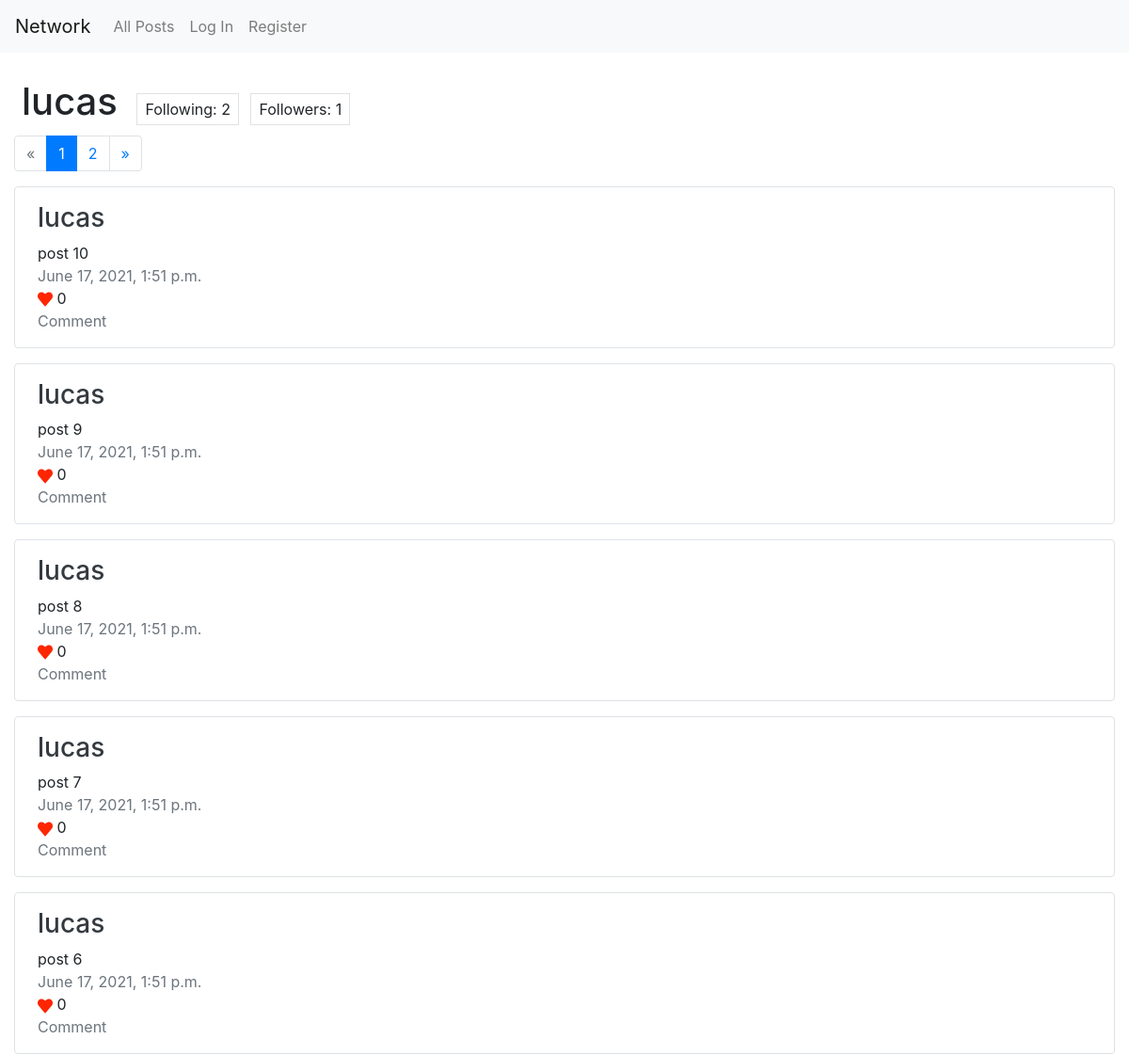
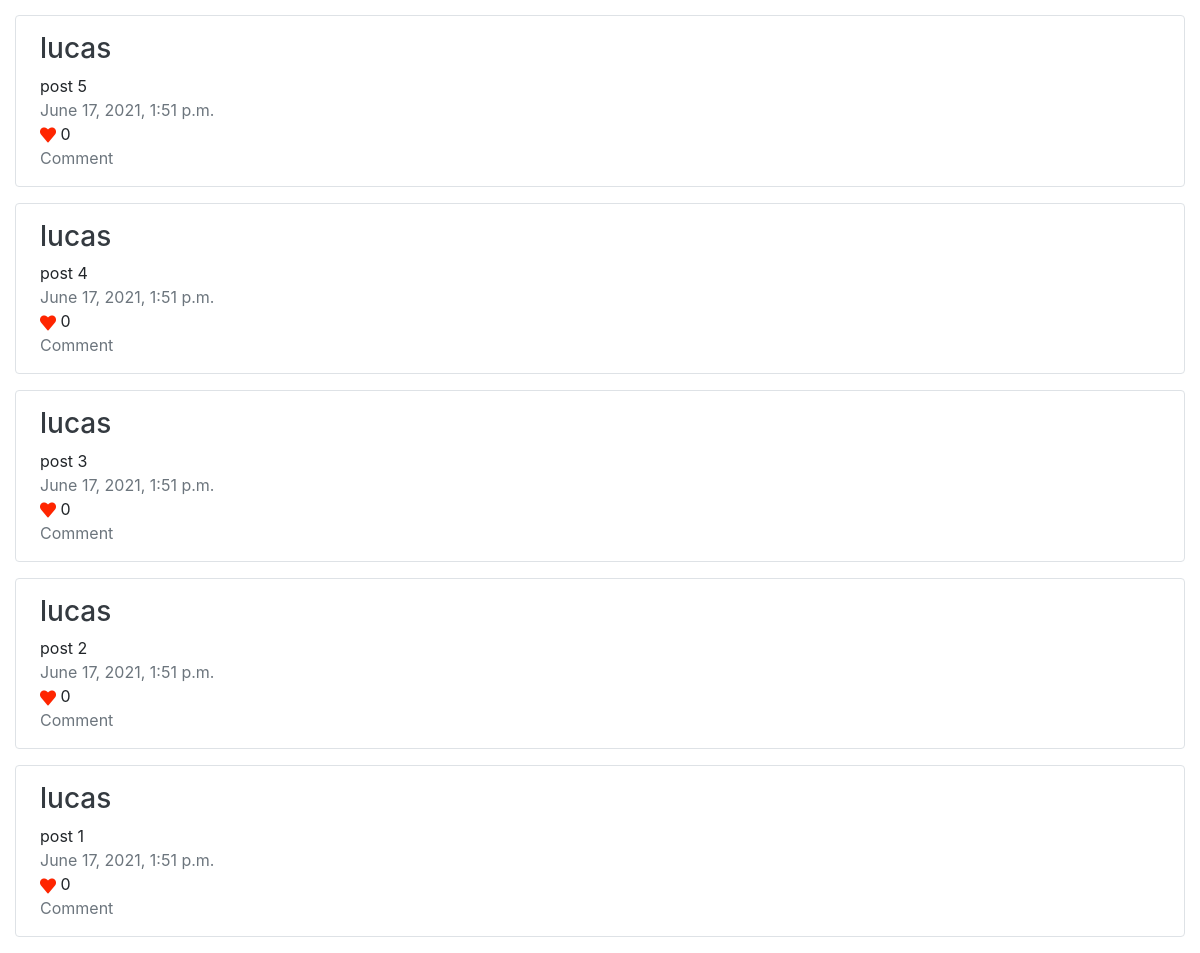
The app's page /profile/lucas?page=1 with its own data (2 pictures, top to bottom).
### network/models.py (models this page shows)
class User(AbstractUser):
    followers = models.ManyToManyField('self', symmetrical=False, blank=True)
    def count_followers(self):
        return self.followers.count()
    def count_following(self):
        return User.objects.filter(followers=self).count()

class Post(models.Model):
    creator = models.ForeignKey(User, on_delete=models.CASCADE, related_name="posts")
    content = models.CharField(max_length=512)
    timestamp = models.DateTimeField(auto_now_add=True)
    likers = models.ManyToManyField(User, related_name="posts_liked", blank=True)

### network/views.py (the view)
# urls.py: path("profile/<str:username>", views.profile, name="profile"),
def profile(request, username):
    try:
        user = User.objects.get(username=username)
    except User.DoesNotExist:
        raise Http404("User does not exist")
    followers_count = user.count_followers()
    following_count = user.count_following()
    follow_btn_html = "Follow"
    if request.user in user.followers.all():
        follow_btn_html = "Unfollow"
    response = paginate("profile", request.GET.get('page'), user=user)
    if "url_redirect" in response:
        return redirect(response["url_redirect"])
    elif "error" in response:
        raise Http404("Page does not exist")
    return render(request, "network/profile.html", {
        "posts": response["posts"],
        "page_number": response["page_number"],
        "paginator": response["paginator"],
        "page": response["page"],
        "followers_count": followers_count,
        "following_count": following_count,
        "follow_btn_html": follow_btn_html,
        "profile_user": user,
        "route_name": "profile"
    })

### network/util.py (called while the page is built, shortened)
def paginate(route_name, p_nmbr_str, user=None):
    if route_name == "index":
        posts = Post.objects.all().order_by("-timestamp")
    elif route_name == "profile":
        posts = Post.objects.filter(creator=user).order_by("-timestamp")
    elif route_name == "following":
        followed = User.objects.filter(followers=user)
        posts = Post.objects.filter(creator__in=followed).order_by("-timestamp")
    paginator = Paginator(posts, 10)
    try:
        page_number = int(p_nmbr_str)
        page = paginator.page(page_number)
    except ValueError:
        return {"error": "Page does not exist"}
    except EmptyPage:
        return {"error": "Page does not exist"}
    return {
        "paginator": paginator,
        "page_number": page_number,
        "posts": page.object_list,
        "page":page,
    }

### network/templates/network/profile.html (shortened to what this page needs)
{% extends "network/layout.html" %}
{% block body %}
    <div class="container-fluid mt-4">
        <div class="d-inline-block px-2 py-1">
            <h1 id="username" data-user_id="{{profile_user.id}}">{{profile_user.username}}</h1>
        </div>
        <div class="d-inline-block border px-2 py-1 mx-2">
            Following: {{following_count}}
        </div>
        <div class="d-inline-block border px-2 py-1">
            Followers: <span id="followers_count">{{followers_count}}</span>
        </div>
    </div>
    <div class="container-fluid">
        {% include "network/posts.html" %}
    </div>
{% endblock %}

### network/templates/network/layout.html (shortened to what this page needs)
{% load static %}
<!DOCTYPE html>
<html lang="en">
    <head>
        <link rel="stylesheet" href="https://stackpath.bootstrapcdn.com/bootstrap/4.4.1/css/bootstrap.min.css">
        <link href="{% static 'network/styles.css' %}" rel="stylesheet">
    </head>
    <body>
        <nav class="navbar navbar-expand-lg navbar-light bg-light">
            <a class="navbar-brand" href="{% url 'index' %}">Network</a>
            <div>
              <ul class="navbar-nav mr-auto">
                <li class="nav-item">
                  <a class="nav-link" href="{% url 'index' %}">All Posts</a>
                </li>
                {% if user.is_authenticated %}
                    <li class="nav-item">
                        <a class="nav-link" href="{% url 'following' %}">Following</a>
                    </li>
                    <li class="nav-item">
                        <a class="nav-link" href="{% url 'logout' %}">Log Out</a>
                    </li>
                {% else %}
                    <li class="nav-item">
                        <a class="nav-link" href="{% url 'login' %}">Log In</a>
                    </li>
                    <li class="nav-item">
                        <a class="nav-link" href="{% url 'register' %}">Register</a>
                    </li>
                {% endif %}
              </ul>
            </div>
          </nav>
        <div class="body">
            {% block body %}
            {% endblock %}
        </div>
    </body>
</html>

### network/templates/network/posts.html (shortened to what this page needs)
<nav aria-label="Page navigation">
    <ul class="pagination">
        {% if page.has_previous %}
            <li class="page-item">
                <a class="page-link" href="{% if profile_user %}{% url route_name profile_user %}{% else %}{% url route_name %}{% endif %}?page={{page_number|add:-1}}">
                    <span aria-hidden="true">&laquo;</span>
                </a>
            </li>
        {% else %}
            <li class="page-item disabled"><a class="page-link" href="#" tabindex="-1" aria-disabled="true"><span aria-hidden="true">&laquo;</span></a></li>
        {% endif %}
        {% for i in paginator.page_range %}
            {% if i == page_number %}
                <li class="page-item active">
                    <a class="page-link" href="{% if profile_user %}{% url route_name profile_user %}{% else %}{% url route_name %}{% endif %}?page={{i}}">{{i}}
                    </a>
                </li>
            {% else %}
                <li class="page-item">
                    <a class="page-link" href="{% if profile_user %}{% url route_name profile_user %}{% else %}{% url route_name %}{% endif %}?page={{i}}">{{i}}</a>
                </li>
            {% endif %}
        {% endfor %}
        {% if page.has_next %}
            <li class="page-item">
                <a class="page-link" href="{% if profile_user %}{% url route_name profile_user %}{% else %}{% url route_name %}{% endif %}?page={{page_number|add:1}}">
                    <span aria-hidden="true">&raquo;</span>
                </a>
            </li>
        {% else %}
            <li class="page-item disabled"><a class="page-link" href="#" tabindex="-1" aria-disabled="true"><span aria-hidden="true">&raquo;</span></a></li>
        {% endif %}
    </ul>
</nav>
{% for post in posts %}
    <div class="container-fluid border rounded my-3 px-4 py-3">
        <div class="container-fluid m-0 p-0">
            <a class="text-dark" href="{% url 'profile' post.creator.username %}"><h3>{{post.creator}}</h3></a>
        </div>
        <p id="{{post.id}}_content" class="m-0">{{post.content}}</p>
        <p class="m-0 text-secondary">{{post.timestamp}}</p>
        <div>
            <div data-id="{{post.id}}" class="image-container d-inline-block">
                {% if user.is_authenticated and not user in post.likers.all %}
                    {% load static %} <img id="{{post.id}}_image" class="like-image" src="{% static 'network/images/white_heart.png' %}" alt="Like button">
                {% else %}
                    {% load static %} <img id="{{post.id}}_image" class="like-image" src="{% static 'network/images/red_heart.png' %}" alt="Like button">
                {% endif %}
            </div>
            <p id="{{post.id}}_like_count" class="m-0 d-inline-block">{{post.likers.count}}</p>
        </div>
        <a class="text-secondary" href="#">Comment</a>
    </div>
{% endfor %}

### network/static/network/styles.css (style rules this page uses)
.like-image { max-width: 100%; }
.image-container { width: 16px; height: 16px; cursor: pointer; }

### records on screen
User: username "lucas"
Post: creator "lucas", content "post 10", timestamp "June 17, 2021, 1:51 p.m.", likers.count "0"
Post: creator "lucas", content "post 9", timestamp "June 17, 2021, 1:51 p.m.", likers.count "0"
Post: creator "lucas", content "post 8", timestamp "June 17, 2021, 1:51 p.m.", likers.count "0"
Post: creator "lucas", content "post 7", timestamp "June 17, 2021, 1:51 p.m.", likers.count "0"
Post: creator "lucas", content "post 6", timestamp "June 17, 2021, 1:51 p.m.", likers.count "0"
Post: creator "lucas", content "post 5", timestamp "June 17, 2021, 1:51 p.m.", likers.count "0"
Post: creator "lucas", content "post 4", timestamp "June 17, 2021, 1:51 p.m.", likers.count "0"
Post: creator "lucas", content "post 3", timestamp "June 17, 2021, 1:51 p.m.", likers.count "0"
Post: creator "lucas", content "post 2", timestamp "June 17, 2021, 1:51 p.m.", likers.count "0"
Post: creator "lucas", content "post 1", timestamp "June 17, 2021, 1:51 p.m.", likers.count "0"

### other values on screen
{{ following_count }} "2"
{{ followers_count }} "1"
{{ i }} "1"
{{ i }} "2"
